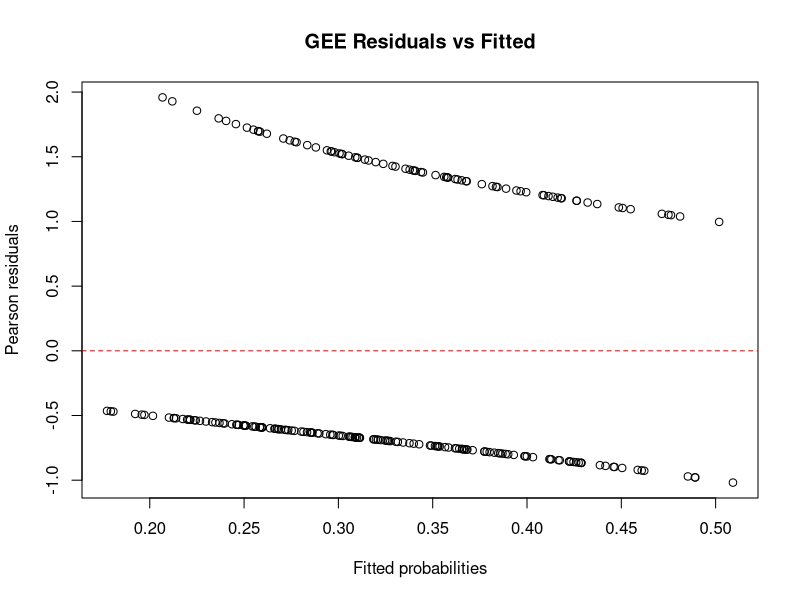

Here is the R script that generated this plot:
## ---- chunk 1
#| label: setup
#| include: false
library(geepack)
library(lme4)
library(MASS)
## ---- chunk 2
set.seed(667)

# Simulate epilepsy-like data
n_subjects <- 60
n_visits <- 4

# Create data structure
dat <- data.frame(
  id = rep(1:n_subjects, each = n_visits),
  visit = rep(0:(n_visits-1), n_subjects),
  trt = rep(rbinom(n_subjects, 1, 0.5), each = n_visits),
  age = rep(rnorm(n_subjects, 30, 10), each = n_visits)
)

# Generate subject-specific random effects
subject_re <- rnorm(n_subjects, 0, 0.8)

# Generate correlated binary outcomes (seizure-free: yes/no)
dat$eta <- -1 + 0.5 * dat$trt + 0.3 * dat$visit - 0.02 * dat$age +
           subject_re[dat$id]
dat$prob <- plogis(dat$eta)
dat$seizure_free <- rbinom(nrow(dat), 1, dat$prob)

# Convert id to factor
dat$id <- factor(dat$id)

head(dat)
## ---- chunk 3
# Fit GEE
fit_gee <- geeglm(seizure_free ~ trt + visit + age,
                  id = id,
                  data = dat,
                  family = binomial(link = "logit"),
                  corstr = "exchangeable")

summary(fit_gee)
## ---- chunk 4
# Extract coefficients
coefs <- summary(fit_gee)$coefficients
print(coefs)

# Odds ratios with 95% CI
or_results <- data.frame(
  Variable = rownames(coefs),
  OR = exp(coefs[, "Estimate"]),
  Lower = exp(coefs[, "Estimate"] - 1.96 * coefs[, "Std.err"]),
  Upper = exp(coefs[, "Estimate"] + 1.96 * coefs[, "Std.err"]),
  P_value = coefs[, "Pr(>|W|)"]
)
print(or_results, digits = 3)
## ---- chunk 5
# Extract estimated correlation
fit_gee$geese$alpha
## ---- chunk 6
# Fit GLMM for comparison
fit_glmm <- glmer(seizure_free ~ trt + visit + age + (1 | id),
                  data = dat, family = binomial)

# Compare coefficients
comparison <- data.frame(
  Variable = names(fixef(fit_glmm)),
  GEE = coef(fit_gee),
  GLMM = fixef(fit_glmm)
)
comparison$Ratio <- comparison$GLMM / comparison$GEE
print(comparison, digits = 3)
## ---- chunk 7
# Independence
fit_ind <- geeglm(seizure_free ~ trt + visit + age,
                  id = id, data = dat, family = binomial,
                  corstr = "independence")

# Exchangeable (already fit above)

# AR(1)
fit_ar1 <- geeglm(seizure_free ~ trt + visit + age,
                  id = id, data = dat, family = binomial,
                  corstr = "ar1")

# Unstructured
fit_un <- geeglm(seizure_free ~ trt + visit + age,
                 id = id, data = dat, family = binomial,
                 corstr = "unstructured")

# Compare QIC (not AIC!)
qic_compare <- data.frame(
  Structure = c("Independence", "Exchangeable", "AR(1)", "Unstructured"),
  QIC = c(QIC(fit_ind)[1], QIC(fit_gee)[1], QIC(fit_ar1)[1], QIC(fit_un)[1])
)
print(qic_compare)
## ---- chunk 8
# Pearson residuals
dat$pearson_resid <- residuals(fit_gee, type = "pearson")

# Plot residuals vs fitted
plot(fitted(fit_gee), dat$pearson_resid,
     xlab = "Fitted probabilities", ylab = "Pearson residuals",
     main = "GEE Residuals vs Fitted")
abline(h = 0, lty = 2, col = "red")
## ---- chunk 9
# Compare coefficient estimates across structures
coef_compare <- data.frame(
  Independence = coef(fit_ind),
  Exchangeable = coef(fit_gee),
  AR1 = coef(fit_ar1),
  Unstructured = coef(fit_un)
)
round(coef_compare, 3)
## ---- chunk 10
# QIC comparison
cat("QIC values:\n")
cat("Independence:", QIC(fit_ind)[1], "\n")
cat("Exchangeable:", QIC(fit_gee)[1], "\n")
cat("AR(1):", QIC(fit_ar1)[1], "\n")
cat("Unstructured:", QIC(fit_un)[1], "\n")
